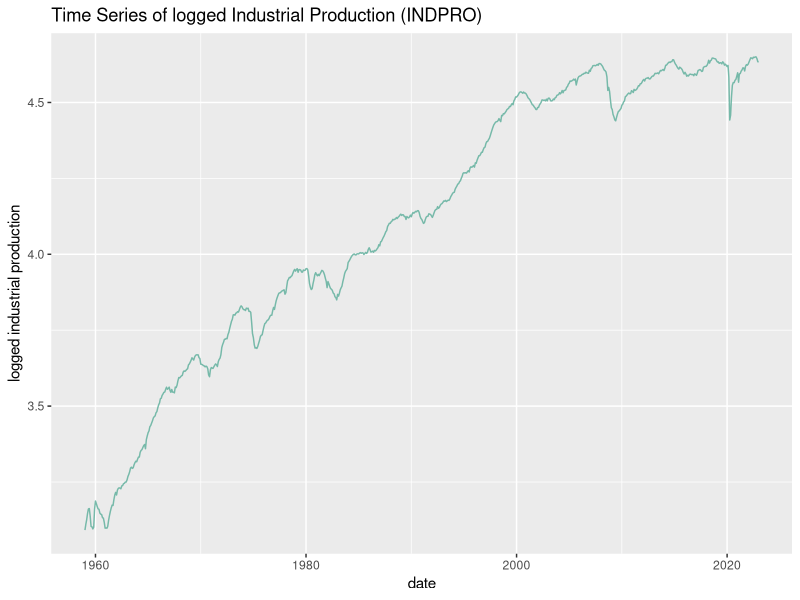
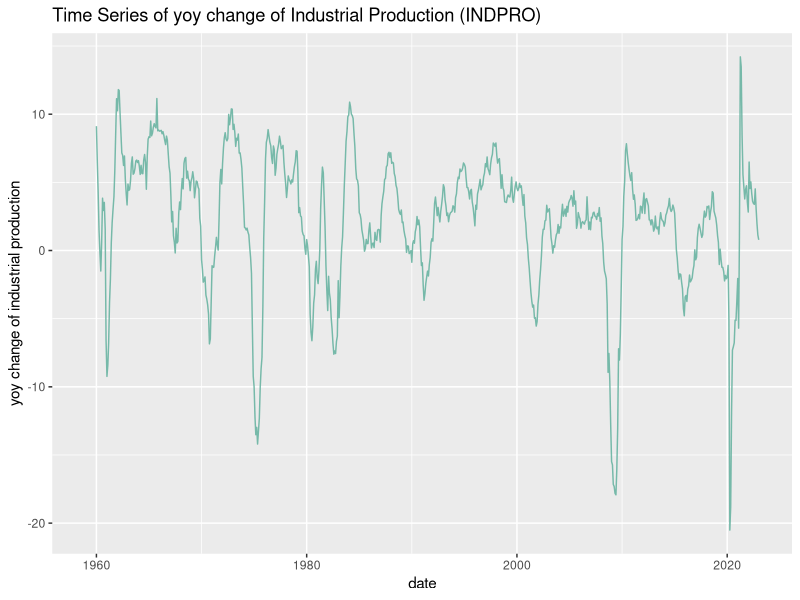
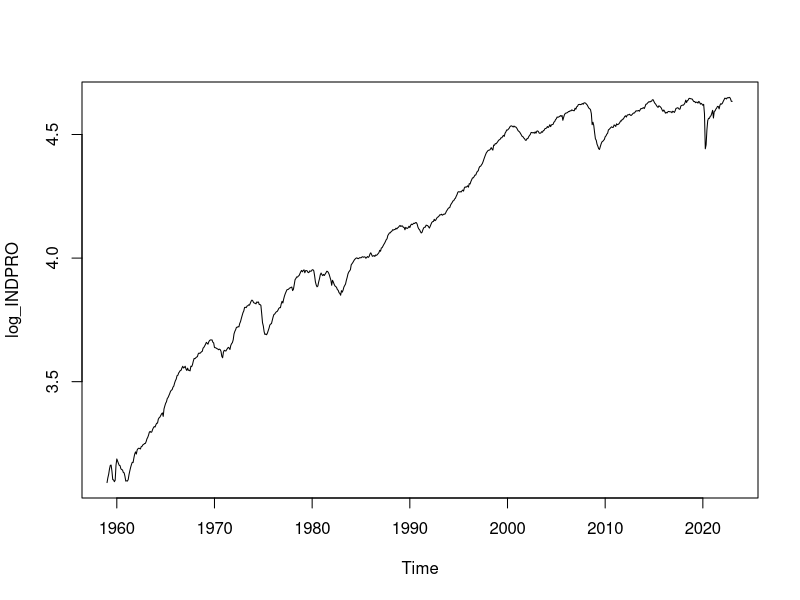
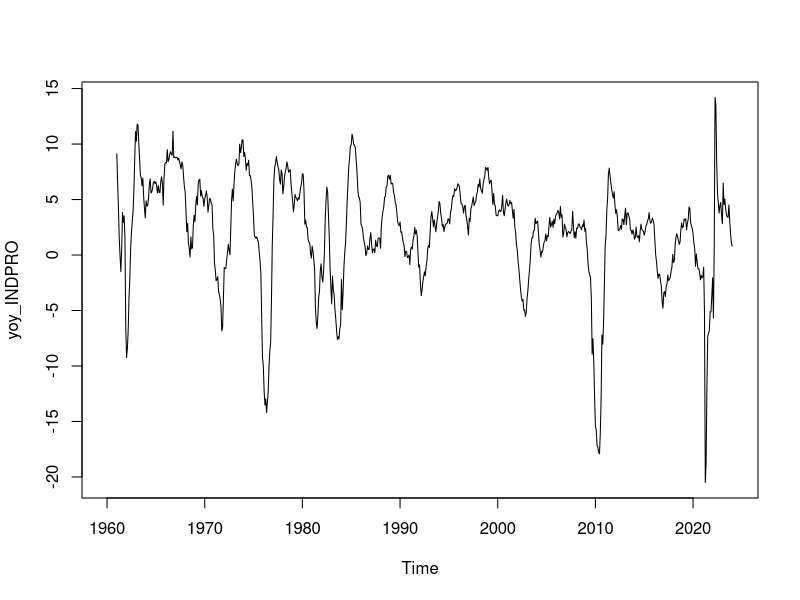
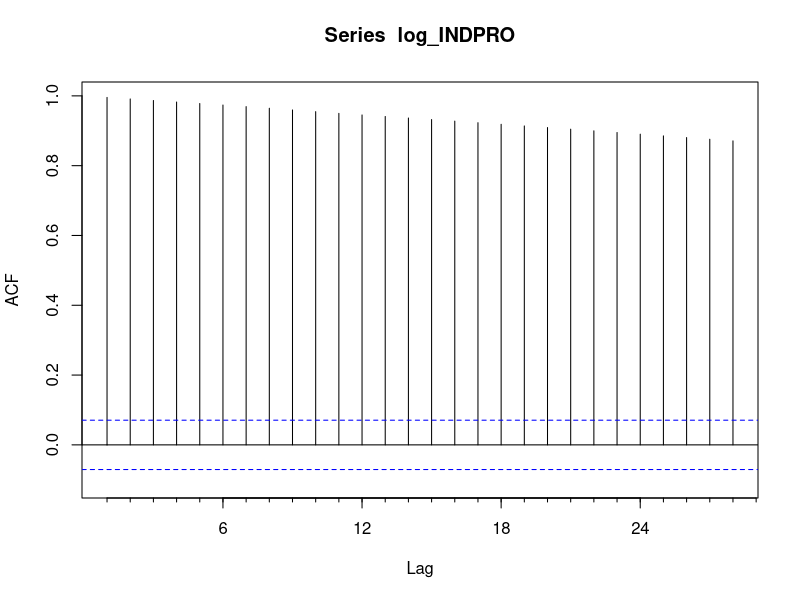
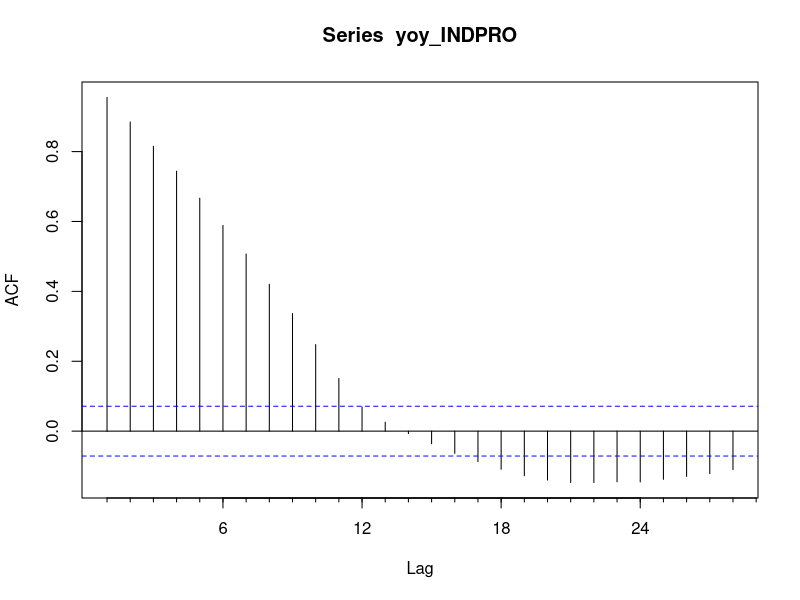

These figures' R source, in order:
## ---- chunk 1
knitr::opts_chunk$set(echo = TRUE)
library(dplyr)
library(ggplot2)
library(stats)
library(urca)
library(forecast)
## ---- chunk 2
fredmd <- read.csv("FRED_MD_data.csv")[-1,]
head(fredmd)
## ---- chunk 3
test <- c(1,4,5,6,5,4)
input_function <- function(input_vector){
  output_df <- data.frame(
    orig = input_vector,
    log_ts = log(input_vector),
    mom_growth = ((input_vector-lag(input_vector))/input_vector)*100,
    yoy_growth = ((input_vector-lag(input_vector,n=12))/input_vector)*100,
    yoy_growth_lag = ((lag(input_vector,n=1)-lag(input_vector,n=13))/lag(input_vector,n=1))*100
  )
  return(output_df)
}
input_function(fredmd$RETAILx)
## ---- chunk 4
industrial_prod <- cbind(date=as.Date(fredmd$sasdate, "%m/%d/%Y"),input_function(fredmd$INDPRO))
ggplot(industrial_prod, aes(x=date,y=log_ts))+
  geom_line( color="#69b3a2", alpha=0.9, linetype=1) +
  ggtitle("Time Series of logged Industrial Production (INDPRO)")+
  ylab("logged industrial production")
ggplot(industrial_prod, aes(x=date,y=yoy_growth))+
  geom_line( color="#69b3a2", alpha=0.9, linetype=1) +
  ggtitle("Time Series of yoy change of Industrial Production (INDPRO)")+
  ylab("yoy change of industrial production")
## ---- chunk 5
# Create time series object
log_INDPRO <- ts(industrial_prod$log_ts, frequency = 12, start = c(1959,1,1))
yoy_INDPRO <- ts(industrial_prod$yoy_growth, frequency = 12, start = c(1960,1,1))

# Plot the time series
plot(log_INDPRO)
plot(yoy_INDPRO)

# Create the acf plots
Acf(log_INDPRO)
Acf(yoy_INDPRO)

# Dickey Fuller Test
tseries::adf.test(na.omit(yoy_INDPRO))
tseries::adf.test(na.omit(log_INDPRO))
